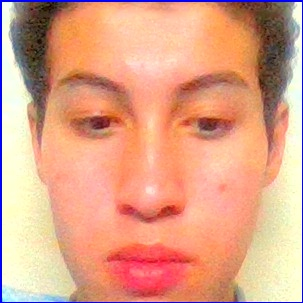
#> input picture faces/Husanboy_0.jpg, 303 x 303 px
$ python face_recognition.py
#> lines starting #> are read from the running program, lines starting #| are printed output that depends on the picture; after the words box and inside, x2 and y2 are one past the last pixel; in counts of white or black regions, pixels touching at a corner belong together
import cv2
import os
import numpy as np

def check_opencv_face():
    try:
        cv2.face.LBPHFaceRecognizer_create()
        return True
    except AttributeError:
        print("Ошибка: Модуль face не найден!")
        print("Выполните следующие команды:")
        print("1. pip uninstall opencv-python")
        print("2. pip install --user opencv-contrib-python")
        return False

def train_recognizer(data_folder):
#> called with data_folder = 'faces'
    if not check_opencv_face():
        return None, None

    face_cascade = cv2.CascadeClassifier(cv2.data.haarcascades + 'haarcascade_frontalface_default.xml')
    recognizer = cv2.face.LBPHFaceRecognizer_create()

    faces = []
    labels = []
    label_dict = {}
    current_label = 0

    # Загружаем фотографии из базы
    for filename in os.listdir(data_folder):
        if filename.endswith(".jpg"):
            name = filename.split('_')[0]
            if name not in label_dict:
                label_dict[name] = current_label
                current_label += 1

            image_path = os.path.join(data_folder, filename)
            image = cv2.imread(image_path, cv2.IMREAD_GRAYSCALE)
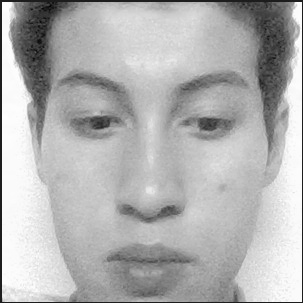
#> image: shape (303, 303); min 4, max 255, mean 178.1
            faces.append(image)
            labels.append(label_dict[name])
#> pass 2 of the loop in train_recognizer, `for filename in os.listdir(data_folder):`:
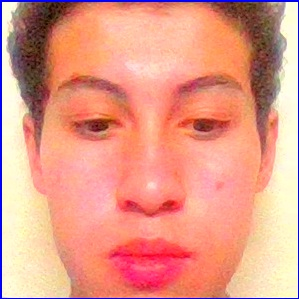
#> input picture faces/Husanboy_1.jpg, 299 x 299 px
#> in train_recognizer, `image = cv2.imread(image_path, cv2.IMREAD_GRAYSCALE)`:
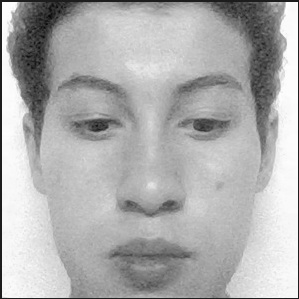
#> image: shape (299, 299); min 8, max 255, mean 174.9
#> pass 3 of the loop in train_recognizer, `for filename in os.listdir(data_folder):`:
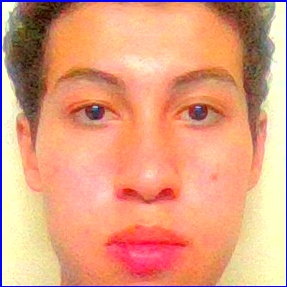
#> input picture faces/Husanboy_10.jpg, 287 x 287 px
#> in train_recognizer, `image = cv2.imread(image_path, cv2.IMREAD_GRAYSCALE)`:
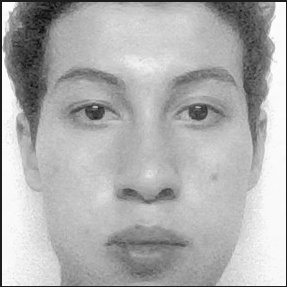
#> image: shape (287, 287); min 8, max 255, mean 175.9
#> the loop made 4 passes; the first 3 are shown

    recognizer.train(faces, np.array(labels))
    return recognizer, label_dict

def recognize_face():
    if not check_opencv_face():
        return

    if not os.path.exists('faces') or len(os.listdir('faces')) == 0:
        print("База данных лиц пуста! Сначала создайте базу.")
        return

    face_cascade = cv2.CascadeClassifier(cv2.data.haarcascades + 'haarcascade_frontalface_default.xml')
    recognizer, label_dict = train_recognizer('faces')

    # Инвертируем словарь для получения имени по метке
    name_dict = {v: k for k, v in label_dict.items()}

    cap = cv2.VideoCapture(0)
    print("Распознавание лиц запущено. Нажмите 'q' для выхода.")

    while True:
        ret, frame = cap.read()
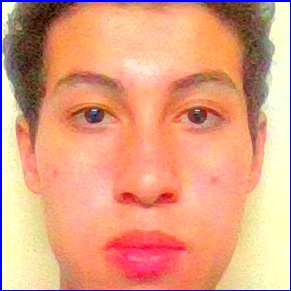
#> input picture faces/Husanboy_12.jpg, 291 x 291 px, given in place of the camera
#> frame is the input picture: shape (291, 291, 3); mean B, G, R 128.7, 160.2, 226.3
        gray = cv2.cvtColor(frame, cv2.COLOR_BGR2GRAY)
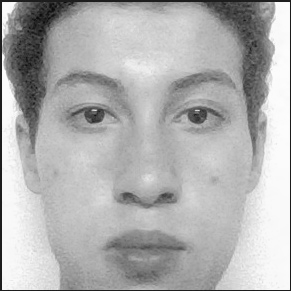
#> gray: shape (291, 291); min 10, max 253, mean 176.4
        faces = face_cascade.detectMultiScale(gray, 1.3, 5)
#> faces = [[22, 18, 248, 248]]

        for (x, y, w, h) in faces:
            roi_gray = gray[y:y+h, x:x+w]
            label, confidence = recognizer.predict(roi_gray)

            # Если уверенность меньше 70, считаем что лицо распознано
            if confidence < 70:
                name = name_dict[label]
                cv2.rectangle(frame, (x, y), (x+w, y+h), (0, 255, 0), 2)
                cv2.putText(frame, f"{name} ({int(100-confidence)}%)",
                           (x, y-10), cv2.FONT_HERSHEY_COMPLEX, 0.9,
                           (0, 255, 0), 2, cv2.LINE_AA)
            else:
                cv2.rectangle(frame, (x, y), (x+w, y+h), (0, 0, 255), 2)
                cv2.putText(frame, "Неизвестный", (x, y-10),
                           cv2.FONT_HERSHEY_COMPLEX, 0.9, (0, 0, 255), 2,
                           cv2.LINE_AA)
#> this loop made 1 pass
#> (x, y, w, h, label, confidence, name) on pass 1: (22, 18, 248, 248, 0, 29.01, 'Husanboy')
#> pass 1, in recognize_face, `roi_gray = gray[y:y+h, x:x+w]`:
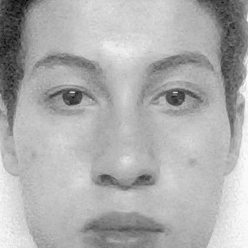
#> roi_gray: shape (248, 248); min 13, max 252, mean 173.9
#> after the loop:
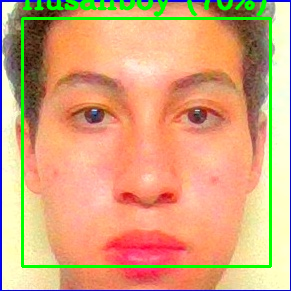
#> frame: shape (291, 291, 3); 5.66% of pixels changed, all inside (x1, y1, x2, y2) = (21, 0, 272, 268)

        cv2.imshow('Распознавание лиц', frame)
        if cv2.waitKey(1) & 0xFF == ord('q'):
#> (key q is pressed here)
            break

    cap.release()
    cv2.destroyAllWindows()

if __name__ == "__main__":
    recognize_face()
